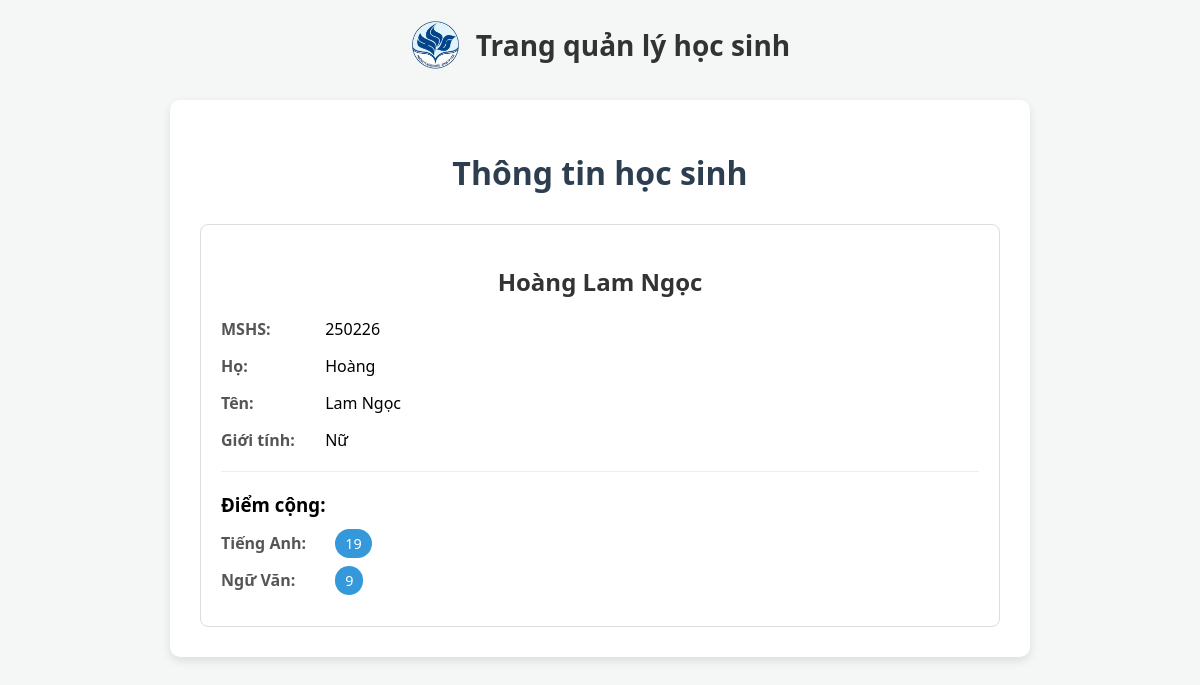
Page /details/lam-ngoc/ on the earlier database version.
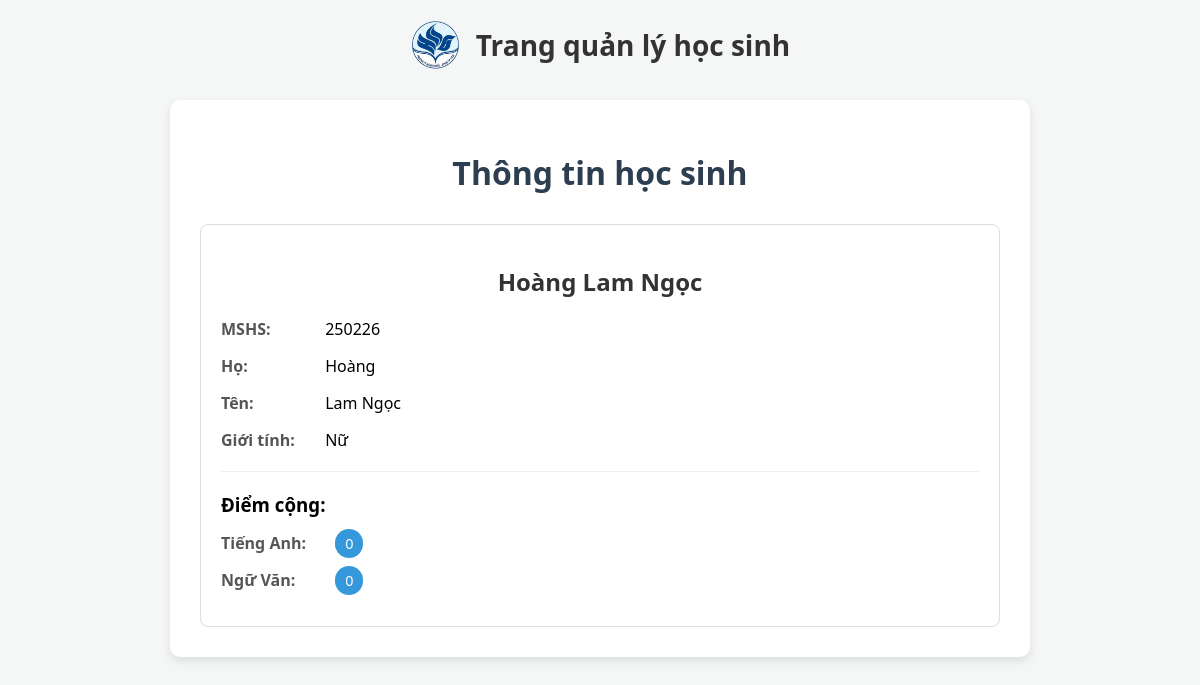
Same page on the later database version.
### Member/models.py (models this page shows, shortened)
class Member(models.Model):
    ho = models.CharField(max_length=100, null=True, verbose_name='Họ')
    ten = models.CharField(max_length=100, null=True, verbose_name='Tên')
    student_id = models.IntegerField(max_length=6, unique=True, verbose_name='Mã số học sinh')
    diem_cong_anh = models.IntegerField(default=0, verbose_name='Điểm cộng Anh')
    diem_cong_van = models.IntegerField(default=0, verbose_name='Điểm cộng Văn')
    slug = models.SlugField(unique=True)
    class Gender(models.TextChoices):
        MALE = 'Nam', 'Nam' # Trai la cho database phai la hien thi trong admin
        FEMALE = 'Nữ', 'Nữ'
    gender = models.CharField(
        max_length=3,
        choices=Gender.choices,
        default=Gender.MALE,
        verbose_name='Giới tính'
    )

### Member/views.py (the view)
# urls.py: path('details/<slug:slug>/', views.member_detail, name='member_detail'),
def member_detail(request, slug):
    model = Member.objects.get(slug=slug)
    return render(request, 'details.html', {'x': model})

### Member/templates/details.html (shortened to what this page needs)
{% extends 'master.html' %}
{% load static %}
{% block cssfile %}
    <link rel="stylesheet" href="{% static 'style/details.css' %}">
{% endblock %}
{% block content %}
    <div class="container">
        <h1>Thông tin học sinh</h1>
        <div class="detail-card">
            <h2 style="text-align: center; color: #333;">{{x.ho}} {{x.ten}}</h2>
            <div class="info-row">
                <span class="label">MSHS:</span>
                <span>{{x.student_id}}</span>
            </div>
            <div class="info-row">
                <span class="label">Họ:</span>
                <span>{{x.ho}}</span>
            </div>
            <div class="info-row">
                <span class="label">Tên:</span>
                <span>{{x.ten}}</span>
            </div>
            <div class="info-row">
                <span class="label">Giới tính:</span>
                <span>{{x.gender}}</span>
            </div>
            <hr style="border: 0; border-top: 1px solid #eee; margin: 20px 0;">
            <h3 style="margin-bottom: 15px;">Điểm cộng:</h3>
            <div class="info-row">
                <span class="label">Tiếng Anh:</span>
                <span class="score-badge">{{x.diem_cong_anh}}</span>
            </div>
            <div class="info-row">
                <span class="label">Ngữ Văn:</span>
                <span class="score-badge">{{x.diem_cong_van}}</span>
            </div>
        </div>
    </div>
{% endblock %}

Differences in the rows shown:
changed Member "Hoàng": diem_cong_anh "19" → "0"; diem_cong_van "9" → "0"
